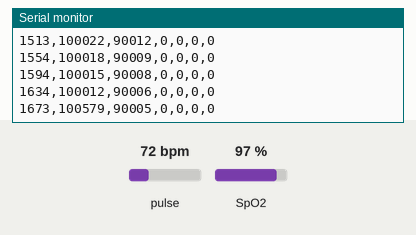
Simulated run of this sketch. Board: ESP32. On the bench: the last lines printed to the serial monitor. The test bench sets the inputs (shaded band); at power-on: pulse 72 bpm, SpO2 97 %.

Above: at 1.7 s.
1.8 s: pulse set to 42 bpm
At 1.9 s:
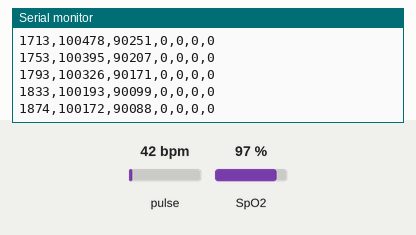
3.3 s: SpO2 set to 80 %
At 3.38 s:
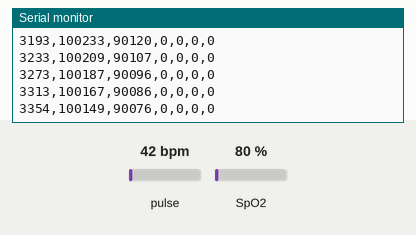
4.8 s: pulse set to 70 bpm
At 4.94 s:
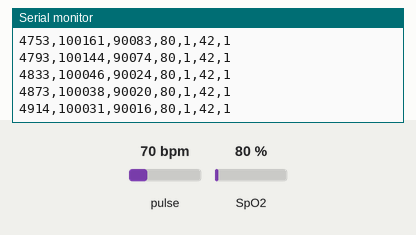
Timing chart, 0 to 7.8 s (numbered marks = the images above; inputs shaded):
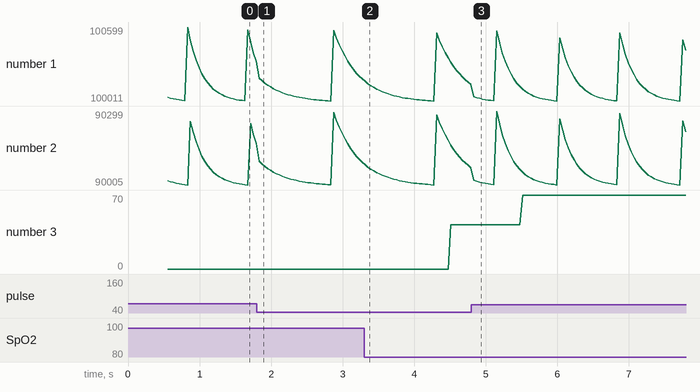

The sketch:

ppg.ino
```cpp
#include <Arduino.h>
#include <Wire.h>
#include "MAX30105.h"
#include "spo2_algorithm.h"

constexpr uint8_t SDA_PIN = 21;
constexpr uint8_t SCL_PIN = 22;

constexpr int32_t PPG_BUFFER_SIZE = 100;
constexpr int32_t PPG_HOP_SIZE = 25;

MAX30105 maxSensor;

uint32_t irBuffer[PPG_BUFFER_SIZE];
uint32_t redBuffer[PPG_BUFFER_SIZE];

uint32_t nextIR[PPG_HOP_SIZE];
uint32_t nextRed[PPG_HOP_SIZE];

int32_t samplesFilled = 0;
int32_t hopFilled = 0;

int32_t bpm = 0;
int32_t spo2 = 0;

int8_t bpmValid = 0;
int8_t spo2Valid = 0;

bool algorithmReady = false;

void calculateSpO2() {
    maxim_heart_rate_and_oxygen_saturation(
        irBuffer,
        PPG_BUFFER_SIZE,
        redBuffer,
        &spo2,
        &spo2Valid,
        &bpm,
        &bpmValid
    );

    algorithmReady = true;
}

void processSample(uint32_t red, uint32_t ir) {
    // Fill the initial 100-sample window.
    if (samplesFilled < PPG_BUFFER_SIZE) {
        redBuffer[samplesFilled] = red;
        irBuffer[samplesFilled] = ir;

        samplesFilled++;

        if (samplesFilled == PPG_BUFFER_SIZE) {
            calculateSpO2();
            hopFilled = 0;
        }

        return;
    }

    // Collect the next 25 samples.
    nextRed[hopFilled] = red;
    nextIR[hopFilled] = ir;

    hopFilled++;

    if (hopFilled >= PPG_HOP_SIZE) {
        // Shift the existing window left by 25 samples.
        for (int32_t i = 0;
             i < PPG_BUFFER_SIZE - PPG_HOP_SIZE;
             i++) {
            redBuffer[i] = redBuffer[i + PPG_HOP_SIZE];
            irBuffer[i] = irBuffer[i + PPG_HOP_SIZE];
        }

        // Append the latest 25 samples.
        for (int32_t i = 0; i < PPG_HOP_SIZE; i++) {
            redBuffer[PPG_BUFFER_SIZE - PPG_HOP_SIZE + i]
                = nextRed[i];

            irBuffer[PPG_BUFFER_SIZE - PPG_HOP_SIZE + i]
                = nextIR[i];
        }

        hopFilled = 0;

        calculateSpO2();
    }
}

void setup() {
    Serial.begin(115200);
    delay(500);

    Wire.begin(SDA_PIN, SCL_PIN);
    Wire.setClock(400000);

    if (!maxSensor.begin(Wire, I2C_SPEED_FAST)) {
        Serial.println("# ERROR: MAX30102 not detected");

        while (true) {
            delay(1000);
        }
    }

    // brightness, averaging, LED mode,
    // sample rate, pulse width, ADC range
    maxSensor.setup(0x1F, 4, 2, 100, 411, 4096);

    Serial.println(
        "Timestamp_ms,IR,RED,SpO2,SpO2_Valid,"
        "HR_Algorithm,HR_Valid"
    );
}

void loop() {
    maxSensor.check();

    while (maxSensor.available()) {
        uint32_t red = maxSensor.getRed();
        uint32_t ir = maxSensor.getIR();

        processSample(red, ir);

        Serial.printf(
            "%lu,%lu,%lu,%ld,%d,%ld,%d\n",
            (unsigned long)millis(),
            (unsigned long)ir,
            (unsigned long)red,
            (long)spo2,
            (int)(algorithmReady && spo2Valid),
            (long)bpm,
            (int)(algorithmReady && bpmValid)
        );

        maxSensor.nextSample();
    }
}
```

Measured:
- after the input at 1.8 s, the serial monitor: prints a new line at once (image 1)
- plotted number 1: 100326 → 100187 after the input at 1.8 s
